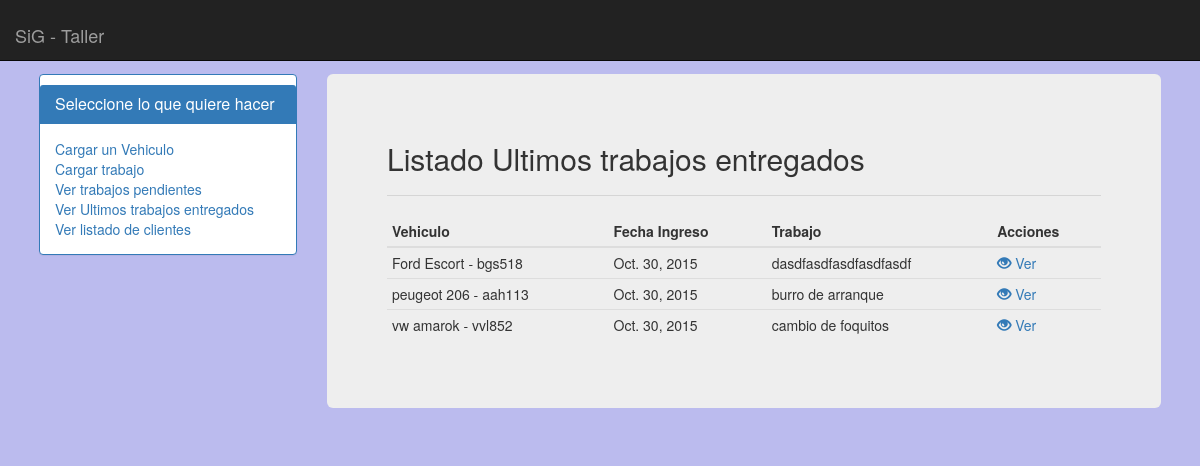
Before: /gestion/ver_ultimos_entregados/ with the older database file.
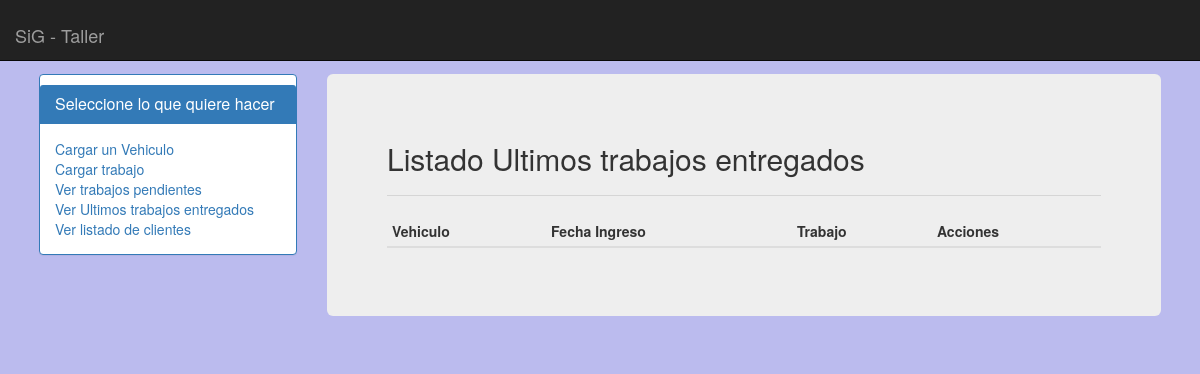
After: the same page with the newer database file.
### apps/gestion/models.py (models this page shows, shortened)
class Trabajo(models.Model):
	vehiculo 			= models.ForeignKey(Vehiculo,related_name='trabajos_realizados')
	fecha_ingreso 		= models.DateField(null=True)
	fecha_entrega		= models.DateField(null=True)
	km_ingreso			= models.IntegerField(null=True)
	descripcion			= models.CharField(max_length=250,null=True)
	estado 				= models.IntegerField()
	precio 				= models.DecimalField(max_digits=10,decimal_places=2,null=True)

class Vehiculo(models.Model):
	tipo_vehiculo	= models.CharField(max_length=20)
	modelo_marca	= models.CharField(max_length=100)
	patente 		= models.CharField(max_length=12,unique=True)
	observaciones	= models.CharField(max_length=100,null=True)
	def __unicode__(self):
		return u'%s - %s' % (self.modelo_marca,self.patente)

### apps/gestion/views.py (the view)
def ver_ultimos_entregados(request):
	listado = Trabajo.objects.filter(fecha_entrega__isnull=False)[:10]
	values = {
		'listado' : listado,
	}
	return render_to_response('gestion/ver_ultimos_entregados.html',values,context_instance = RequestContext(request))

### templates/gestion/ver_ultimos_entregados.html
{% extends 'index.html' %}
{% block cuerpo %}
	<h2>Listado Ultimos trabajos entregados </h2><hr>
<table class="table table-condensed table-hover" id="id_tbl-entregados">
	<thead>
		<tr>
			<th>
				Vehiculo
			</th>
			<th>
				Fecha Ingreso
			</th>
			<th>
				Trabajo
			</th>
			<th>
				Acciones
			</th>
		</tr>
	</thead>
	<tbody>
		{% for elemento in listado %}
		<tr>
			<td>
				{{ elemento.vehiculo }}
			</td>
			<td>
				{{ elemento.fecha_ingreso }}
			</td>
			<td>
				{{ elemento.descripcion }}
			</td>
			<td>
				<a href="{% url 'detalle_trabajo' elemento.id %}"><i class="glyphicon glyphicon-eye-open"></i> Ver</a>
			</td>
		</tr>
		{% endfor %}
	</tbody>
</table>
{% endblock cuerpo %}

### templates/index.html (shortened to what this page needs)
{% load staticfiles %}
<!DOCTYPE html>
<html xmlns="http://www.w3.org/1999/xhtml" xml:lang="en" lang="en">
<head>
    <link rel="stylesheet" href="{% static 'css/datatables.min.css' %}">
    <link href="{% static 'css/bootstrap.min.css' %}" rel="stylesheet">
    <link href="{% static 'select2/select2.css' %}" rel="stylesheet" />
	<link rel="stylesheet" href="{% static 'jquery-ui/jquery-ui.css' %}">
  	{% block estilo_impresora %}
  		 <link rel="stylesheet" type="text/css" href="{% static 'css/styles.css' %}" />
  	{% endblock estilo_impresora %}
</head>
<body>
	{% block body %}
	<div>
		{% include 'navbar.html' %}
	</div>
	<container>
		<div class="container-fluid">
			<div class="row">
				<div class="col-md-12">
					<div class="col-md-3">
						{% include 'panel.html' %}
					</div>
					<div class="col-md-9">
						<div class ="jumbotron">
						{% block cuerpo %}{% endblock %}
						</div>
					</div>
				</div>
			</div>
		</div>
	</container>
	{% endblock body %}
</body>
</html>

### templates/navbar.html (shortened to what this page needs)
<nav class="navbar navbar-default navbar-fixed-top navbar-inverse" role="navigation">
				<div class="navbar-header">
					 <a class="navbar-brand" href="{% url 'home' %}">SiG - Taller</a>
				</div>
				<div class="collapse navbar-collapse" id="bs-example-navbar-collapse-1">
				</div>
			</nav>

### templates/panel.html
<div class="panel panel-primary">
	<div class="panel-heading">
		<h3 class="panel-title">
			Seleccione lo que quiere hacer
		</h3>
	</div>
	<div class="panel-body">
		<a href="{% url 'nuevo_vehiculo' %}">Cargar un Vehiculo</a><br>
		<a href="{% url 'cargar_trabajo' %}">Cargar trabajo</a><br>
		<a href="{% url 'ver_trabajos' %}">Ver trabajos pendientes</a><br>
		<a href="{% url 'ver_ultimos_entregados' %}">Ver Ultimos trabajos entregados</a><br>
		<a href="{% url 'ver_clientes' %}">Ver listado de clientes</a>
	</div>
</div>

### static/css/styles.css (style rules this page uses)
body { background-color:#bbe; margin:2% 2% 0% 2%; }
div { padding-top: 10px; }
.col-md-12 { padding-left: 0; padding-right: 0; }

Changed rows visible on the page:
removed Trabajo: vehiculo "Ford Escort - bgs518", fecha_ingreso "Oct. 30, 2015", descripcion "dasdfasdfasdfasdfasdf"
removed Trabajo: vehiculo "peugeot 206 - aah113", fecha_ingreso "Oct. 30, 2015", descripcion "burro de arranque"
removed Trabajo: vehiculo "vw amarok - vvl852", fecha_ingreso "Oct. 30, 2015", descripcion "cambio de foquitos"
